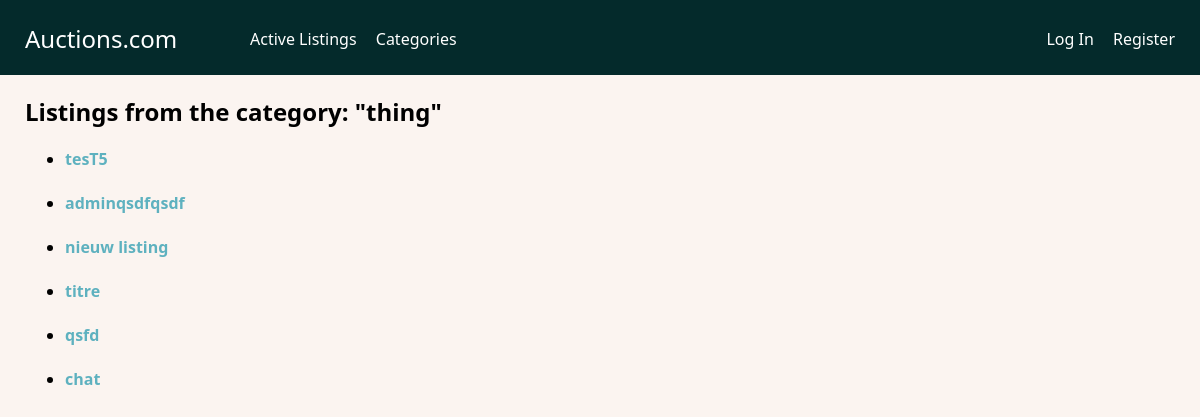
Page /category_search/thing on the earlier database version.
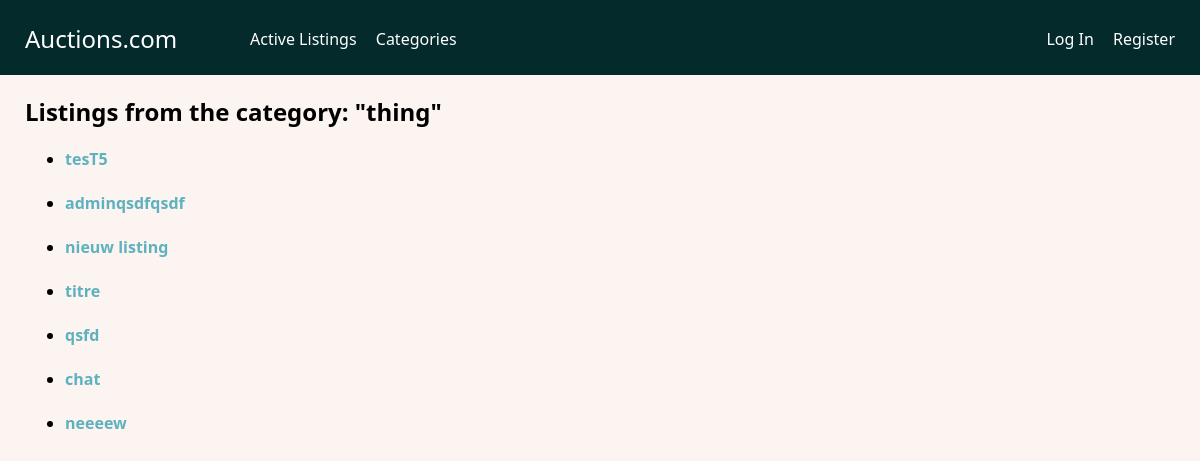
Same page on the later database version.
### auctions/models.py (models this page shows)
class Listing(models.Model):
    id = models.AutoField(primary_key=True)
    title = models.CharField(max_length=100)
    description = models.TextField()
    starting_price = models.DecimalField(max_digits=10, decimal_places=2)
    image = models.URLField(max_length=20000, blank=True)
    created_at = models.DateTimeField(auto_now_add=True)
    is_active = models.BooleanField(default=True)
    winner = models.ForeignKey(User, on_delete=models.SET_NULL, blank=True, null=True, related_name='listing_winner')
    number_of_views = models.PositiveIntegerField(default=0)
    seller = models.ForeignKey(User, on_delete=models.CASCADE, related_name='listing_user')
    watchlist = models.ManyToManyField(User, related_name='listing_watcher', blank=True )
    category = models.CharField(max_length=100, blank=True)

### auctions/views.py (the view)
# urls.py: path("category_search/<str:category>", views.category_search, name="category_search"),
def category_search(request, category):
    listings = Listing.objects.filter(category=category).order_by('created_at')
    return render(request, "auctions/category_search.html", {
        "category": category,
        "listings": listings,
    })

### auctions/templates/auctions/category_search.html
{% extends "auctions/layout.html" %}
{% block body %}
    <h2>Listings from the category: "{{category}}"</h2>
    <ul>
        {% for listing in listings  %}
        <li><a href="{% url 'auctions:listing' listing.id %}">{{listing.title}}</a></li><br>
        {% endfor %}
    </ul>
{% endblock %}

Differences in the rows shown:
added Listing: title "neeeew"
